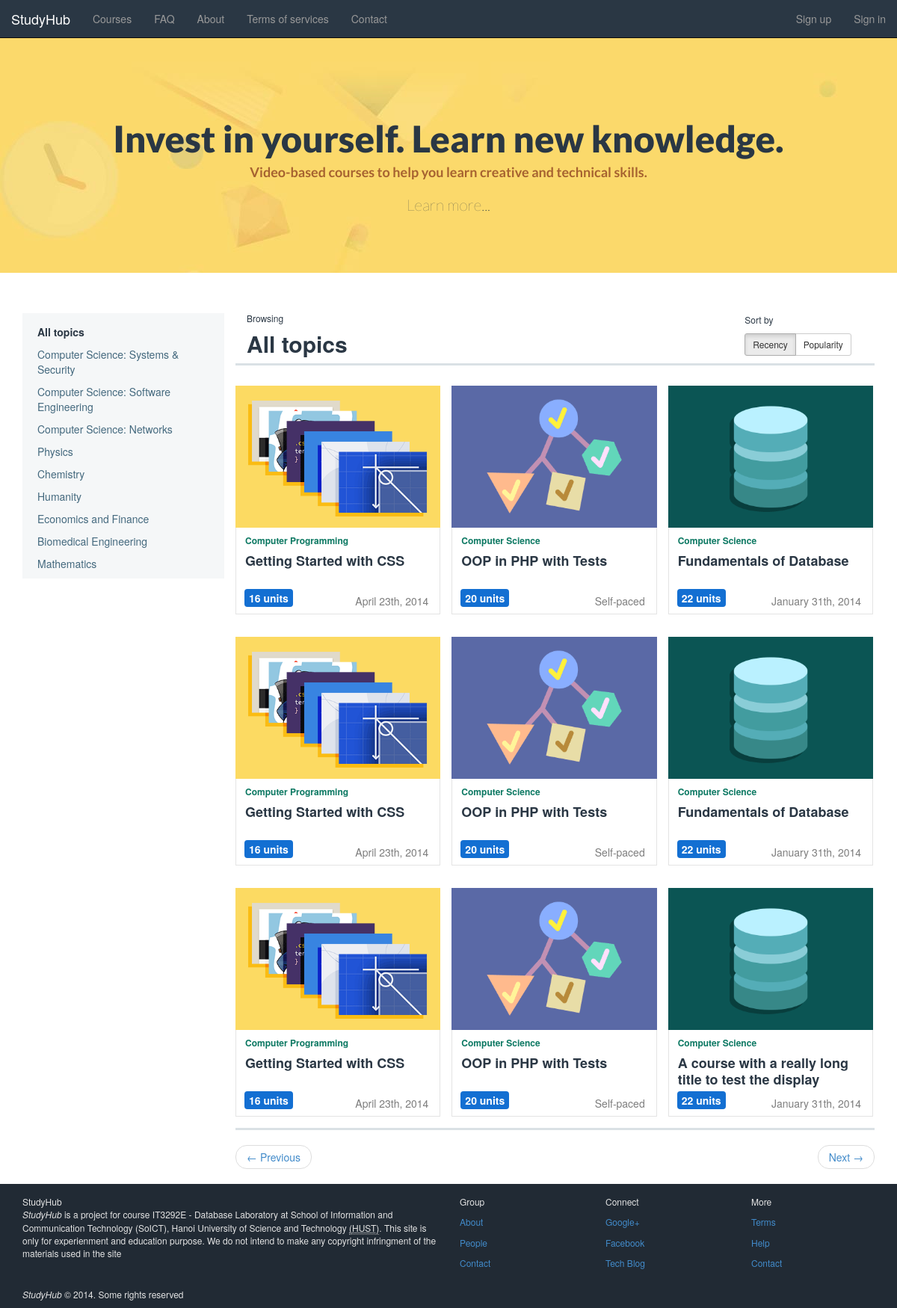
The page / on the database its author committed.
### tables this page shows
CREATE TABLE IF NOT EXISTS `sm_course_cat` (
  `cat_id` int(10) NOT NULL AUTO_INCREMENT,
  `cat_title` varchar(100) NOT NULL,
  PRIMARY KEY (`cat_id`)
);

### core/init.php (called while the page is built, shortened)
<?php
require 'classes/courses.php';
$courses		= new Courses($db);
 ?>

### core/classes/courses.php (called while the page is built, shortened)
<?php
class Courses {
	private $db;
	public function __construct($database) {
		$this->db = $database;
	}
	public function get_cat()
	{
		$results = array();
		$query = $this->db->prepare("SELECT * FROM `sm_course_cat` WHERE `cat_title` <> ''");
		try {
			$query->execute();
			$results = $query->fetchAll();
		} catch (PDOException $e) {
			die($e->getMessage());
		}
		if (!empty($results)) {
			return $results;
		}
		return false;
	}
}
 ?>

### index.php (the view)
<?php
   require 'core/init.php';
	require_once 'header.php';
	$cats = $courses->get_cat();
 ?>
<div class="container">
	<div class="col-md-3 catagories">
		<div class="nav-container">
			<ul class="nav-sidebarlist">
				<li class="emphasize">All topics</li>
				<?php
				foreach ($cats as $cat) { ?>
					<li><a href="#"><?php echo $cat['cat_title']; ?></a></li>
				<?php } ?>
			</ul>
		</div>
	</div>
	<div class="col-md-9 course-list">
		<div class="col-md-9 course-list-header">
			<div class="list-header">
				<p style="display: block; font-size: 12px;">Browsing</p>
				<h2>All topics</h2>
			</div>
		</div>
		<div class="col-md-3 pull-right sorting">
			<p style="display: block; font-size: 12px;">Sort by</p>
			<div class="btn-group btn-group-sm">
				<button type="button" class="btn btn-default active">Recency</button>
				<button type="button" class="btn btn-default">Popularity</button>
			</div>
		</div>
		<div class="col-md-9 line-separator">
		</div>
		<div class="row">
			<div class="col-md-4 course-hero">
				<div class="course-thumbnail">
					<img src="images/courses/css-thumbnail.png" class="course-thumbnail-image">
				</div>
				<div class="course-info">
					<div class="course-topic">
						Computer Programming
					</div>
					<h3 class="course-title">Getting Started with CSS</h3>
					<div class="course-start-date">
						April 23th, 2014
					</div>
					<a href="#" class="course-num-of-unit">16 units</a>
				</div>
				<a href="#" class="course-link"></a>
			</div>
			<div class="col-md-4 course-hero">
				<div class="course-thumbnail">
					<img src="images/courses/php-oop-thumbnail.png" class="course-thumbnail-image">
				</div>
				<div class="course-info">
					<div class="course-topic">
						Computer Science
					</div>
					<h3 class="course-title">OOP in PHP with Tests</h3>
					<div class="course-start-date">
						Self-paced
					</div>
					<a href="#" class="course-num-of-unit">20 units</a>
				</div>
				<a href="#" class="course-link"></a>
			</div>
			<div class="col-md-4 course-hero">
				<div class="course-thumbnail">
					<img src="images/courses/database-thumbnail.png" class="course-thumbnail-image">
				</div>
				<div class="course-info">
					<div class="course-topic">
						Computer Science
					</div>
					<h3 class="course-title">Fundamentals of Database</h3>
					<div class="course-start-date">
						January 31th, 2014
					</div>
					<a href="#" class="course-num-of-unit">22 units</a>
				</div>
				<a href="#" class="course-link"></a>
			</div>
		</div>
		<div class="row">
			<div class="col-md-4 course-hero">
				<div class="course-thumbnail">
					<img src="images/courses/css-thumbnail.png" class="course-thumbnail-image">
				</div>
				<div class="course-info">
					<div class="course-topic">
						Computer Programming
					</div>
					<h3 class="course-title">Getting Started with CSS</h3>
					<div class="course-start-date">
						April 23th, 2014
					</div>
					<a href="#" class="course-num-of-unit">16 units</a>
				</div>
				<a href="#" class="course-link"></a>
			</div>
			<div class="col-md-4 course-hero">
				<div class="course-thumbnail">
					<img src="images/courses/php-oop-thumbnail.png" class="course-thumbnail-image">
				</div>
				<div class="course-info">
					<div class="course-topic">
						Computer Science
					</div>
					<h3 class="course-title">OOP in PHP with Tests</h3>
					<div class="course-start-date">
						Self-paced
					</div>
					<a href="#" class="course-num-of-unit">20 units</a>
				</div>
				<a href="#" class="course-link"></a>
			</div>
			<div class="col-md-4 course-hero">
				<div class="course-thumbnail">
					<img src="images/courses/database-thumbnail.png" class="course-thumbnail-image">
				</div>
				<div class="course-info">
					<div class="course-topic">
						Computer Science
					</div>
					<h3 class="course-title">Fundamentals of Database</h3>
					<div class="course-start-date">
						January 31th, 2014
					</div>
					<a href="#" class="course-num-of-unit">22 units</a>
				</div>
				<a href="#" class="course-link"></a>
			</div>
		</div>
		<div class="row">
			<div class="col-md-4 course-hero">
				<div class="course-thumbnail">
					<img src="images/courses/css-thumbnail.png" class="course-thumbnail-image">
				</div>
				<div class="course-info">
					<div class="course-topic">
						Computer Programming
					</div>
					<h3 class="course-title">Getting Started with CSS</h3>
					<div class="course-start-date">
						April 23th, 2014
					</div>
					<a href="#" class="course-num-of-unit">16 units</a>
				</div>
				<a href="#" class="course-link"></a>
			</div>
			<div class="col-md-4 course-hero">
				<div class="course-thumbnail">
					<img src="images/courses/php-oop-thumbnail.png" class="course-thumbnail-image">
				</div>
				<div class="course-info">
					<div class="course-topic">
						Computer Science
					</div>
					<h3 class="course-title">OOP in PHP with Tests</h3>
					<div class="course-start-date">
						Self-paced
					</div>
					<a href="#" class="course-num-of-unit">20 units</a>
				</div>
				<a href="#" class="course-link"></a>
			</div>
			<div class="col-md-4 course-hero">
				<div class="course-thumbnail">
					<img src="images/courses/database-thumbnail.png" class="course-thumbnail-image">
				</div>
				<div class="course-info">
					<div class="course-topic">
						Computer Science
					</div>
					<h3 class="course-title">A course with a really long title to test the display</h3>
					<div class="course-start-date">
						January 31th, 2014
					</div>
					<a href="#" class="course-num-of-unit">22 units</a>
				</div>
				<a href="#" class="course-link"></a>
			</div>
		</div>
	<div class="col-md-9" id="bottom-line-separator">
		<div class="line-separator"></div>
	</div>
	<div class="col-md-9" id="pagination">
		<div class="row">
			<ul class="pager">
			  <li class="previous"><a href="#">&larr; Previous</a></li>
			  <li class="next"><a href="#">Next &rarr;</a></li>
			</ul>
		</div>
	</div>
</div>
</div>
<?php
	require_once 'footer.php';
 ?>

### css/prettify.css (style rules this page uses)
html, body { background-color: white; color: #2a3744; -webkit-font-smoothing: antialiased; }
.nav-container { background-color: #F5F7F8; padding-top: 15px; padding-right: 20px; }
.nav-sidebarlist { margin: 0; padding: 0; }
.nav-sidebarlist > li { list-style: none; padding-bottom: 10px; padding-left: 20px; }
.nav-sidebarlist > li a { text-decoration: none !important; color: #44697e !important; }
.emphasize { font-weight: bold; }
.course-list { display: inline; padding-left: 0 !important; padding-right: 0 !important; }
.course-list-header { line-height: 1em; font-family: 'Open Sans' sans-serif; }
.course-list-header h2 { font-weight: bold; margin-top: 8px !important; }
.line-separator { width: 100%; background-color: #DAE1E5; height: 3px; display: inline-block; margin-bottom: 27px; }
#bottom-line-separator { width: 100%; padding-left: 0 !important; padding-right: 0 !important; height: 3px; }
.sorting { padding-right: 0 !important; padding-left: 40px !important; }
.row { padding-top: 15px !important; }
.row > .col-md-4 { padding-left: 0 !important; padding-right: 0 !important; }
.course-hero { margin-left: 15px; margin-bottom: 15px; }
@media screen and (min-width: 700px) { .course-hero { width: 31% !important; } }
.course-thumbnail-image { display: block; width: 100%; }
.course-info { padding-top: 4px; padding-right: 12px; padding-bottom: 42px; padding-left: 12px; border: solid 1px #e4e4e4; border-top: none; }
.course-topic { color: #0d7963; font-size: 12px; font-weight: bold; margin-top: 5px; margin-bottom: 5px; }
.course-title { height: 42px; margin: 0px; font: bold 18px/1.2em "adelle-sans", "Helvetica Neue", Arial, sans-serif; }
.course-start-date { font-size: 14px; color: #7d7d7d; position: absolute; bottom: 8px; right: 16px; white-space: nowrap; }
.course-num-of-unit { padding: 2px 6px; color: white; display: inline-block; position: absolute; bottom: 10px; left: 12px; -webkit-border-radius: 4px; -moz-border-radius: 4px; -ms-border-radius: 4px; -o-border-radius: 4px; border-radius: 4px; background-color: #136fd2; text-decoration: none !important; font-weight: bold; }
.course-link { display: block; position: absolute; top: 0; right: 0; bottom: 0; left: 0; }
div { display: block; }
#pagination { width: 100%; padding-top: 0 !important; }
#pagination .row { padding-top: 0 !important; }
.catagories { padding-left: 0 !important; }
.course-title { padding-top: 3px; }

### css/dashboard.css (style rules this page uses)
body { padding-top: 50px; }

### rows shown on the page
sm_course_cat: cat_title "Computer Science: Systems & Security"
sm_course_cat: cat_title "Computer Science: Software Engineering"
sm_course_cat: cat_title "Computer Science: Networks"
sm_course_cat: cat_title "Physics"
sm_course_cat: cat_title "Chemistry"
sm_course_cat: cat_title "Humanity"
sm_course_cat: cat_title "Economics and Finance"
sm_course_cat: cat_title "Biomedical Engineering"
sm_course_cat: cat_title "Mathematics"
